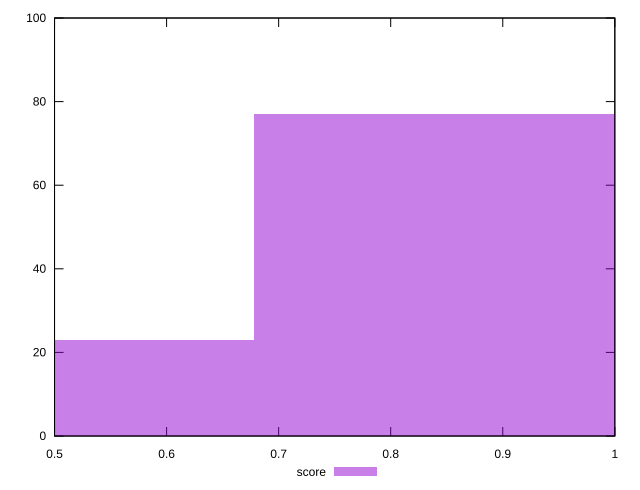

Recreate this plot in gnuplot.
reset

$score <<EOF
0.9039644333337721 77
0.45198221666688604 23
EOF

set key outside below
set boxwidth 0.45198221666688604
set xrange [0.5:1]
set yrange [0:100]
set trange [0:100]
set style fill transparent solid 0.5 noborder
set terminal svg size 640, 490 enhanced background rgb 'white'
set output "report_00019_2021-02-10T18-14-37.922Z//first-cpu-idle/samples/pages+cached+noadtech/score/histogram.svg"

plot $score title "score" with boxes

reset
